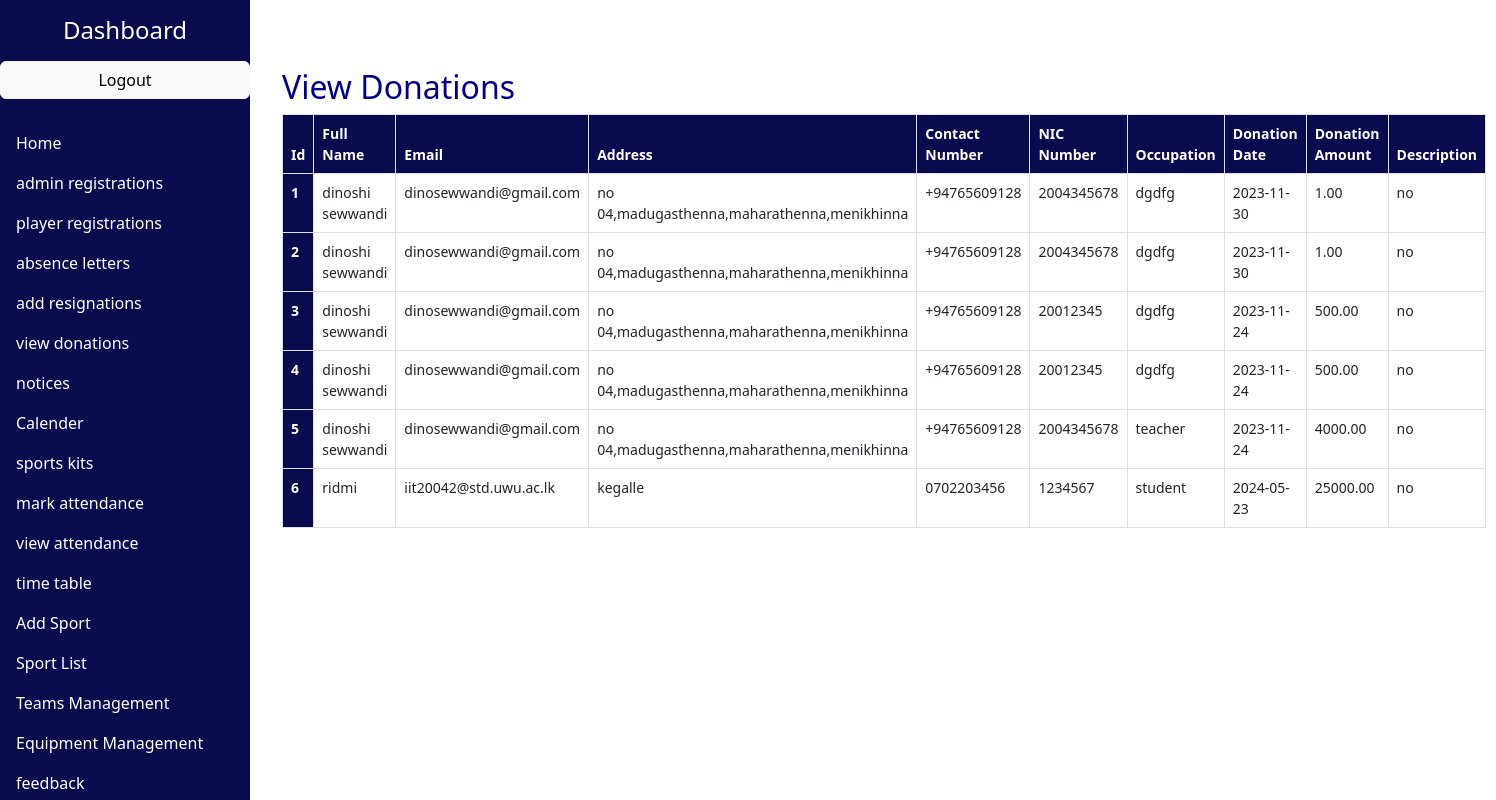
The page /view_donation.php on the database its author committed.
### tables this page shows
CREATE TABLE `donations` (
  `id` int(11) NOT NULL,
  `full_name` varchar(255) NOT NULL,
  `email` varchar(255) NOT NULL,
  `address` varchar(255) NOT NULL,
  `contact_number` varchar(20) NOT NULL,
  `nic_number` varchar(12) NOT NULL,
  `occupation` varchar(255) NOT NULL,
  `donation_date` date NOT NULL,
  `donation_amount` decimal(10,2) NOT NULL,
  `description` text DEFAULT NULL
);

### classes/Donation.php (called while the page is built, shortened)
<?php
class Donation
{
    public static function getAllDonations($db)
    {
        try {
            $query = "SELECT * FROM donations";
            $statement = $db->query($query);
            return $statement->fetchAll(PDO::FETCH_ASSOC);
        } catch (PDOException $exc) {
            die("Error getting donations: " . $exc->getMessage());
        }
    }
}
?>

### view_donation.php (the view, shortened to what this page needs)
<?php
require_once 'classes/Donation.php';
$db = classes\DbConnector::getConnection();
$donations = classes\Donation::getAllDonations($db);
?>
<!DOCTYPE html>
<html lang="en">
<head>
    <link href="https://cdn.jsdelivr.net/npm/bootstrap@5.3.0/dist/css/bootstrap.min.css" rel="stylesheet">
</head>
<body>
  <div class="container-fluid">
    <div class="row">
     <nav class="col-md-2 col-12 sidebar p-0">
             <div class="position-sticky">
          <h4 class="my-3 text-center">Dashboard</h4>
          <ul class="nav flex-column">
            <a href="logout.php" class="btn btn-outline-light btn-primary btn-light" style="color: black;">Logout</a>
<br>
                      <li class="nav-item">
                      <a class="nav-link active" href="admin_dashboard.php">Home</a>
                    </li>
                        <li class="nav-item">
                            <a class="nav-link active" href="admin_registrations.php">admin registrations</a>
                        </li>
                        <li class="nav-item">
                            <a class="nav-link active" href="player_registrations.php">player registrations</a>
                        </li>
                        <li class="nav-item">
                            <a class="nav-link active" href="admin_absence_letters.php">absence letters</a>
                        </li>
                        <li class="nav-item">
                            <a class="nav-link active" href="add_resignation.php">add resignations</a>
                        </li>
                        <li class="nav-item">
                            <a class="nav-link active" href="view_donation.php">view donations</a>
                        </li>
                        <li class="nav-item">
                            <a class="nav-link active" href="admin_notices.php">notices</a>
                        </li>
                        <li class="nav-item">
                            <a class="nav-link active" href="admin_event.php">Calender</a>
                        </li>
                          <li class="nav-item">
                            <a class="nav-link active" href="admin_sport_kit.php">sports kits</a>
                        </li>
                          <li class="nav-item">
                            <a class="nav-link active" href="mark_attendence.php">mark attendance</a>
                        </li>
                          <li class="nav-item">
                            <a class="nav-link active" href="view_attendance1.php">view attendance</a>
                        </li>
                          <li class="nav-item">
                            <a class="nav-link active" href="2.php">time table</a>
                        </li>
                        <li class="nav-item">
                          <a class="nav-link active" href="./add_sport.php">Add Sport</a>
                        </li>
                        <li class="nav-item">
                          <a class="nav-link active" href="./list_sports.php">Sport List</a>
                        </li>
                        <li class="nav-item">
                          <a class="nav-link active" href="./Teams.php">Teams Management</a>
                        </li>
                        <li class="nav-item">
                            <a class="nav-link active" href="./EquipmentStock.php">Equipment Management</a>
                        </li>
            <li class="nav-item">
              <a class="nav-link active" href="admin_feedback.php">feedback</a>
            </li>
          </ul>
        </div>
      </nav>
         <div class="col-md-10 col-12 main-content">
            <div class="col-md-10 col-12">
                <div class="container mt-5">
                    <h2 style="color:darkblue;">View Donations</h2>
                    <table class="table table-bordered">
                        <thead>
                            <tr>
                                <th>Id</th>
                                <th>Full Name</th>
                                <th>Email</th>
                                <th>Address</th>
                                <th>Contact Number</th>
                                <th>NIC Number</th>
                                <th>Occupation</th>
                                <th>Donation Date</th>
                                <th>Donation Amount</th>
                                <th>Description</th>
                            </tr>
                        </thead>
                        <tbody>
                            <?php foreach ($donations as $index => $donation): ?>
                                <tr>
                                    <th>
                                        <?php echo $index + 1; ?>
                                    </th>
                                    <td>
                                        <?= $donation['full_name'] ?>
                                    </td>
                                    <td>
                                        <?= $donation['email'] ?>
                                    </td>
                                    <td>
                                        <?= $donation['address'] ?>
                                    </td>
                                    <td>
                                        <?= $donation['contact_number'] ?>
                                    </td>
                                    <td>
                                        <?= $donation['nic_number'] ?>
                                    </td>
                                    <td>
                                        <?= $donation['occupation'] ?>
                                    </td>
                                    <td>
                                        <?= $donation['donation_date'] ?>
                                    </td>
                                    <td>
                                        <?= $donation['donation_amount'] ?>
                                    </td>
                                    <td>
                                        <?= $donation['description'] ?>
                                    </td>
                                </tr>
                            <?php endforeach; ?>
                        </tbody>
                    </table>
                </div>
            </div>
        </div>
    </div>
</body>
</html>

### view_donation.php (style rules this page uses)
.sidebar { position: fixed; top: 0; left: 0; bottom: 0; background-color: #0A0B4F; color: white; overflow-y: auto; height: 100%; width: 250px; z-index: 1; padding: 20px; margin: 0; }
.main-content { padding: 20px; z-index: 2; position: relative; margin-left: 250px; }
.sidebar .nav-link { color: white; }
.sidebar { background-color: #0A0B4F; color: white; height: 1000px; }
.table { font-size: 14px; }
.table th, .table td { border: 1px solid #dee2e6; padding: 8px; }
.table th { background-color: #0A0B4F; color: white; }

### rows shown on the page
donations: full_name "dinoshi sewwandi", email "dinosewwandi@gmail.com", address "no 04,madugasthenna,maharathenna,menikhinna", contact_number "+94765609128", nic_number "2004345678", occupation "dgdfg", donation_date "2023-11-30", donation_amount "1.00", description "no"
donations: full_name "dinoshi sewwandi", email "dinosewwandi@gmail.com", address "no 04,madugasthenna,maharathenna,menikhinna", contact_number "+94765609128", nic_number "2004345678", occupation "dgdfg", donation_date "2023-11-30", donation_amount "1.00", description "no"
donations: full_name "dinoshi sewwandi", email "dinosewwandi@gmail.com", address "no 04,madugasthenna,maharathenna,menikhinna", contact_number "+94765609128", nic_number "20012345", occupation "dgdfg", donation_date "2023-11-24", donation_amount "500.00", description "no"
donations: full_name "dinoshi sewwandi", email "dinosewwandi@gmail.com", address "no 04,madugasthenna,maharathenna,menikhinna", contact_number "+94765609128", nic_number "20012345", occupation "dgdfg", donation_date "2023-11-24", donation_amount "500.00", description "no"
donations: full_name "dinoshi sewwandi", email "dinosewwandi@gmail.com", address "no 04,madugasthenna,maharathenna,menikhinna", contact_number "+94765609128", nic_number "2004345678", occupation "teacher", donation_date "2023-11-24", donation_amount "4000.00", description "no"
donations: full_name "ridmi", email "iit20042@std.uwu.ac.lk", address "kegalle", contact_number "0702203456", nic_number "1234567", occupation "student", donation_date "2024-05-23", donation_amount "25000.00", description "no"
